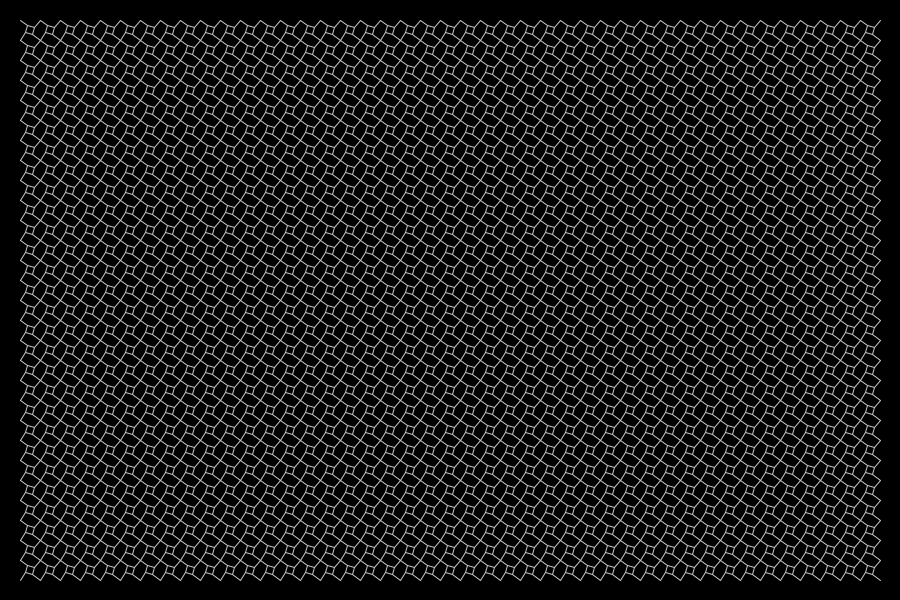
Frame 1 (no input)
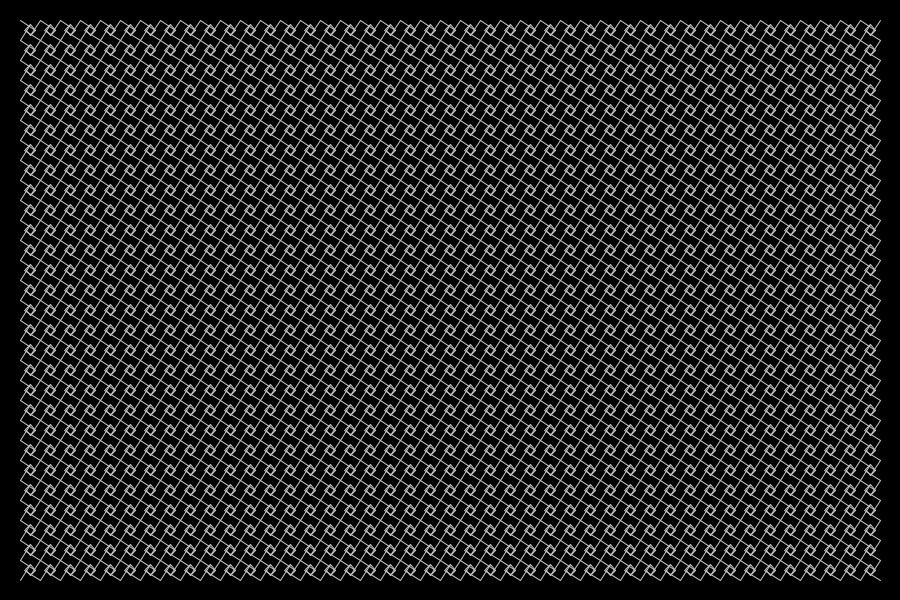
Frame 60 (the mouse pressed at the canvas centre just before this capture)
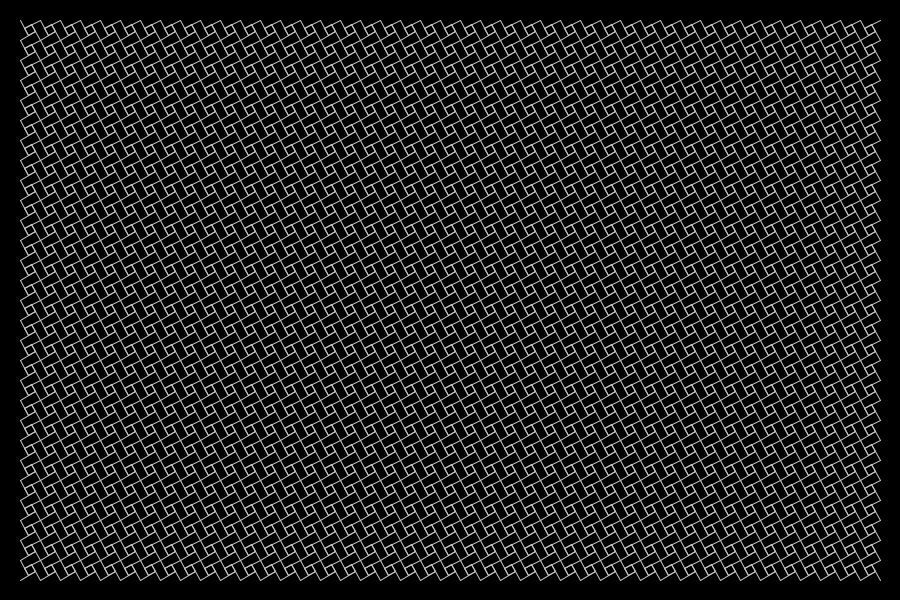
Frame 120 (the mouse held since frame 60 and released just before this capture)

The Processing sketch that drew these frames (run headless with seeded random() and noise(); from frame 60 on, the mouse is pressed at the canvas centre):

// Processing sketch: rotateArray_with_mouse
// ── rotateArray_with_mouse.pde

int cols = 45;
int rows = 30;
float w = 20;
float w2 = 8;
int backgroundColor = 0;
int lineColor = 200;
int lineColor2 = 100;
float speed = 1.0;

Cell[][] grid = new Cell[cols][rows];

void setup()
{
  size(900,600);
  smooth(2);
  noFill();
  stroke(lineColor);
  rectMode(CENTER);
  for (int j = 1; j < rows-1; j++) {
    for (int i = 1; i < cols-1; i++) {
      grid[i][j] = new Cell(i,j, lineColor);
    }
  }
}

void mouseMoved() {
  int i = mouseX/int(w)%cols;
  int j = mouseY/int(w)%rows;
  //println(i,j);
  if (i>0 && i <cols-1 && j>0 && j < rows-1) {
    //grid[i][j].speed = 3;
    Cell c = grid[i][j];
    c.myLineColor=lineColor2;
    c.angle = 150;
  }
}


void draw() {
  background(backgroundColor);

  for (int j=1; j<rows-1; j++) {
    for (int i=1; i<cols-1; i++) {
      Cell c = grid[i][j];
      stroke(c.myLineColor);
      c.display();
    }
  }
}


//------------------------------------------------------------------
class Cell {
  int row;
  int col;
  int counter=0;
  int myLineColor = lineColor;
  int multiplier = 1;
  int angle = 15;
  float ax0 = 0;
  float ay0 = 0;
  float bx0 = 0;
  float by0 = 0;
  float cx0 = 0;
  float cy0 = 0;
  float dx0 = 0;
  float dy0 = 0;
  float mySpeed = speed;
  float rad = 1;

  float ax = 0;
  float ay = 0;
  float bx = 0;
  float by = 0;
  float cx = 0;
  float cy = 0;
  float dx = 0;
  float dy = 0;
  //float myLowerSpeed = lowerSpeed;
  //float myUpperSpeed = upperSpeed;

  // Cell Constructor
  Cell(int i, int j, int lineColor) {
    col = i;
    row = j;
    myLineColor=lineColor;
    randomSeed(row+col * millis());
    randomSeed(row * millis());
    //speed = random(-1, 1);
    multiplier = int(random(1, 5));
  } 

  void display() {
    //frameRate(theFrameRate);
    pushMatrix();
    float tx = (col*w) + w/2;
    float ty = (row*w) + w/2;
    translate(tx, ty);
    noStroke();
    rect(0, 0, w, w);
    float h = w/2;
    ax0 = tx - h;
    ay0 = ty - h;
    bx0 = tx - h;
    by0 = ty - h+w;
    cx0 = tx - h+w;
    cy0 = ty - h;
    dx0 = tx - h+w;
    dy0 = ty - h+w;
    counter++;
    float multiplier = 2; //.05;
    rad = radians((frameCount * multiplier * mySpeed) + angle % 360);
    //println(rad);
    rotate(rad);
    if ((mySpeed > 1) && (frameCount % 200 == 0)) {
        mySpeed--;
    }
    if ((angle > 0) && (frameCount % 100 == 0)) {
        angle = angle - 15;
        if (angle < 0) angle = 0;
    }
    if (myLineColor != lineColor) {
      if (myLineColor > lineColor) {
        myLineColor--;
      } else {
        myLineColor++;
      }
    }
    stroke(myLineColor);
    rect(0, 0, w2, w2);
    float h2 = w2/2;
    ax = screenX(-h2, -h2);
    ay = screenY(-h2, -h2);
    bx = screenX(-h2, h2);
    by = screenY(-h2, h2);
    cx = screenX(h2, -h2);
    cy = screenY(h2, -h2);
    dx = screenX(h2, h2);
    dy = screenY(h2, h2);
    popMatrix();
    line(ax0, ay0, ax, ay);
    line(bx0, by0, bx, by);
    line(cx0, cy0, cx, cy);
    line(dx0, dy0, dx, dy);
  }
}
